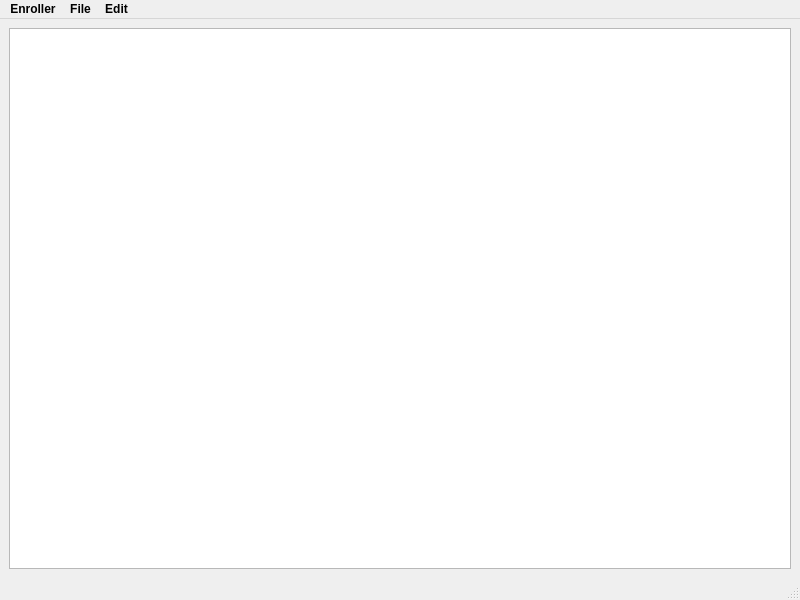
<?xml version="1.0" encoding="UTF-8"?>
<ui version="4.0">
 <class>MainWindow</class>
 <widget class="QMainWindow" name="MainWindow">
  <property name="geometry">
   <rect>
    <x>0</x>
    <y>0</y>
    <width>800</width>
    <height>600</height>
   </rect>
  </property>
  <property name="windowTitle">
   <string>MainWindow</string>
  </property>
  <widget class="QWidget" name="centralwidget">
   <layout class="QGridLayout" name="gridLayout">
    <item row="0" column="0">
     <widget class="QTableView" name="lv_enrollees"/>
    </item>
   </layout>
  </widget>
  <widget class="QMenuBar" name="menubar">
   <property name="geometry">
    <rect>
     <x>0</x>
     <y>0</y>
     <width>800</width>
     <height>24</height>
    </rect>
   </property>
   <property name="font">
    <font>
     <weight>75</weight>
     <bold>true</bold>
    </font>
   </property>
   <widget class="QMenu" name="menuEnroller">
    <property name="font">
     <font>
      <weight>75</weight>
      <bold>true</bold>
     </font>
    </property>
    <property name="title">
     <string>Enroller</string>
    </property>
    <addaction name="a_quit"/>
   </widget>
   <widget class="QMenu" name="menuFile">
    <property name="font">
     <font>
      <weight>75</weight>
      <bold>true</bold>
     </font>
    </property>
    <property name="title">
     <string>File</string>
    </property>
    <addaction name="a_load"/>
   </widget>
   <widget class="QMenu" name="menuEdit">
    <property name="title">
     <string>Edit</string>
    </property>
   </widget>
   <addaction name="menuEnroller"/>
   <addaction name="menuFile"/>
   <addaction name="menuEdit"/>
  </widget>
  <widget class="QStatusBar" name="statusbar_"/>
  <action name="a_quit">
   <property name="text">
    <string>Quit</string>
   </property>
   <property name="font">
    <font>
     <weight>75</weight>
     <bold>true</bold>
    </font>
   </property>
  </action>
  <action name="a_load">
   <property name="text">
    <string>Load...</string>
   </property>
   <property name="font">
    <font>
     <weight>75</weight>
     <bold>true</bold>
    </font>
   </property>
  </action>
 </widget>
 <resources/>
 <connections/>
</ui>
